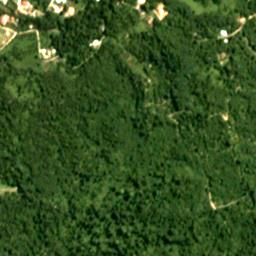
#> input picture train_dehaze/img_001482017.jpg, 256 x 256 px; its folder holds only this picture in this run
$ jupyter execute --allow-errors birghtness.ipynb   (shell and % lines are left out)
#> lines starting #> are read from the running program, lines starting #| are printed output that depends on the picture
[cell 1]
from pathlib import Path

[cell 2]
train = Path('train_dehaze/')
test = Path('leaderboard_test_data_dehaze/')
holdout = Path('leaderboard_holdout_data_dehaze/')

[cell 3]
train_names = [f for f in train.iterdir()]
#> (the rest of this cell did not finish here and is left out)

[cell 4]
fname = train_names[0]; fname

[cell 5]
from PIL import Image
from PIL import ImageEnhance

[cell 6]
fname

[cell 7]
Image.open(fname)

[cell 8]
def increase_brightness(fname, factor=1.8):
#> called with factor = 1.8
    img = ImageEnhance.Brightness(Image.open(fname)).enhance(factor)
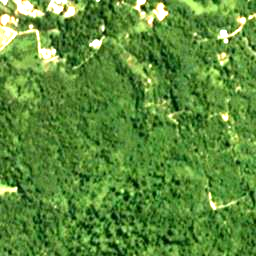
#> img: PIL image 256x256 RGB; mean R, G, B 91.6, 140.7, 58
    img.save(fname)

[cell 9]
increase_brightness(fname)

[cell 10]
Image.open(fname)
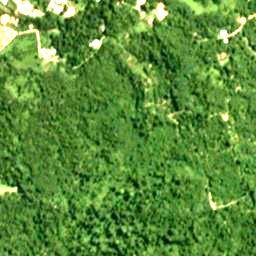
#> Out: PIL image 256x256 RGB; mean R, G, B 91.5, 140.6, 58.1

[cell 11]
from  concurrent.futures import ProcessPoolExecutor

[cell 12]
with ProcessPoolExecutor(10) as e: e.map(increase_brightness, train_names)
#> call 2 of increase_brightness, with factor = 1.8
#> in increase_brightness (call 2), `img = ImageEnhance.Brightness(Image.open(fname)).enhance(factor)`:
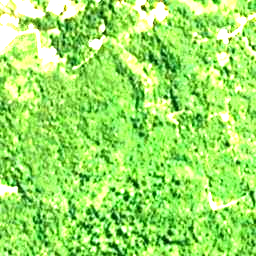
#> img: PIL image 256x256 RGB; mean R, G, B 154.5, 226.6, 100.2

$ run again, on train_dehaze/img_004892017.jpg
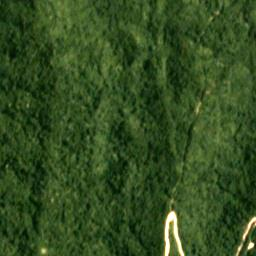
#> input picture train_dehaze/img_004892017.jpg, 256 x 256 px
#> `Image.open(fname)`:
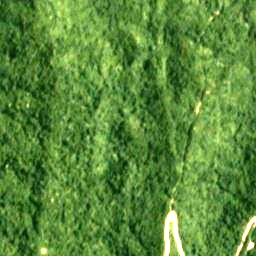
#> Out: PIL image 256x256 RGB; mean R, G, B 90.5, 137.4, 58.3
#> in increase_brightness (call 2), `img = ImageEnhance.Brightness(Image.open(fname)).enhance(factor)`:
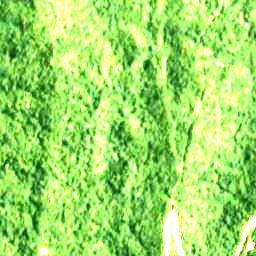
#> img: PIL image 256x256 RGB; mean R, G, B 158.1, 224, 103.2

$ run again, on train_dehaze/img_005142017.jpg
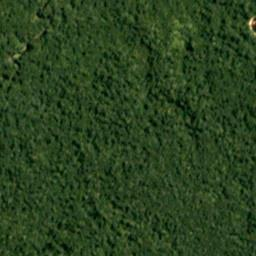
#> input picture train_dehaze/img_005142017.jpg, 256 x 256 px
#> in increase_brightness, `img = ImageEnhance.Brightness(Image.open(fname)).enhance(factor)`:
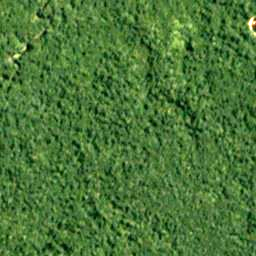
#> img: PIL image 256x256 RGB; mean R, G, B 74.8, 118.4, 56
#> in increase_brightness (call 2), `img = ImageEnhance.Brightness(Image.open(fname)).enhance(factor)`:
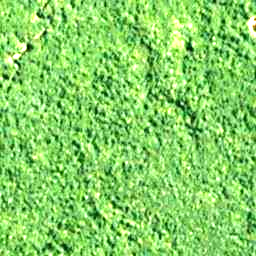
#> img: PIL image 256x256 RGB; mean R, G, B 133.9, 208.2, 100.5

$ run again, on train_dehaze/img_005742017.jpg
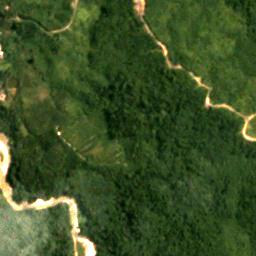
#> input picture train_dehaze/img_005742017.jpg, 256 x 256 px
#> `Image.open(fname)`:
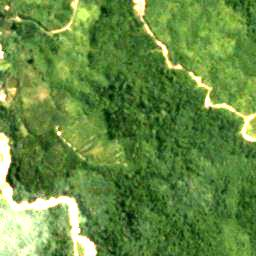
#> Out: PIL image 256x256 RGB; mean R, G, B 101.9, 139.4, 66.6
#> in increase_brightness (call 2), `img = ImageEnhance.Brightness(Image.open(fname)).enhance(factor)`:
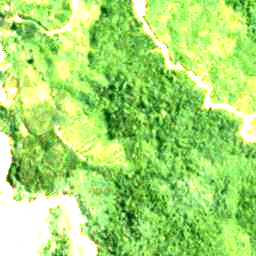
#> img: PIL image 256x256 RGB; mean R, G, B 165.7, 222, 111.2

$ run again, on train_dehaze/img_002222018.jpg
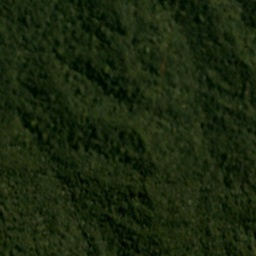
#> input picture train_dehaze/img_002222018.jpg, 256 x 256 px
#> in increase_brightness, `img = ImageEnhance.Brightness(Image.open(fname)).enhance(factor)`:
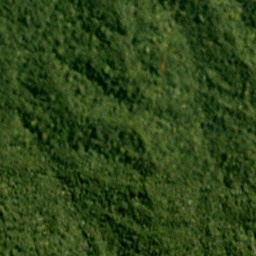
#> img: PIL image 256x256 RGB; mean R, G, B 45.9, 69.1, 24.9
#> in increase_brightness (call 2), `img = ImageEnhance.Brightness(Image.open(fname)).enhance(factor)`:
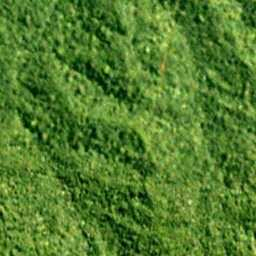
#> img: PIL image 256x256 RGB; mean R, G, B 81.9, 124.1, 45.1
